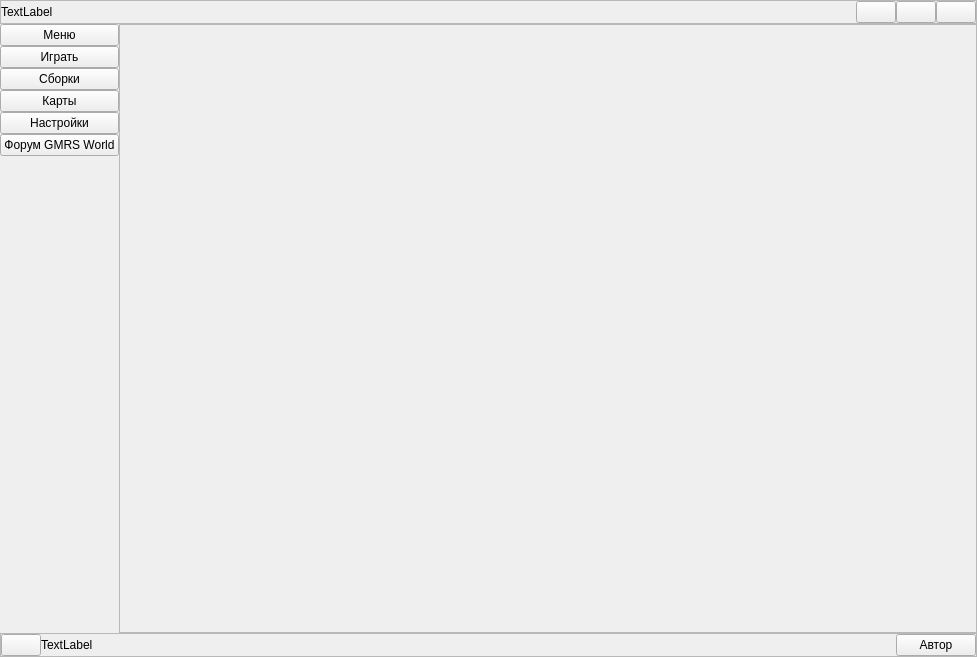
<?xml version="1.0" encoding="UTF-8"?>
<ui version="4.0">
 <class>MainWindow</class>
 <widget class="QMainWindow" name="MainWindow">
  <property name="geometry">
   <rect>
    <x>0</x>
    <y>0</y>
    <width>977</width>
    <height>657</height>
   </rect>
  </property>
  <property name="windowTitle">
   <string>MainWindow</string>
  </property>
  <property name="tabShape">
   <enum>QTabWidget::TabShape::Rounded</enum>
  </property>
  <property name="unifiedTitleAndToolBarOnMac">
   <bool>false</bool>
  </property>
  <widget class="QWidget" name="centralwidget">
   <layout class="QVBoxLayout" name="verticalLayout_2">
    <property name="spacing">
     <number>0</number>
    </property>
    <property name="leftMargin">
     <number>0</number>
    </property>
    <property name="topMargin">
     <number>0</number>
    </property>
    <property name="rightMargin">
     <number>0</number>
    </property>
    <property name="bottomMargin">
     <number>0</number>
    </property>
    <item>
     <layout class="QVBoxLayout" name="window_layout">
      <property name="spacing">
       <number>0</number>
      </property>
      <property name="sizeConstraint">
       <enum>QLayout::SizeConstraint::SetDefaultConstraint</enum>
      </property>
      <item>
       <widget class="QFrame" name="title">
        <property name="sizePolicy">
         <sizepolicy hsizetype="Preferred" vsizetype="Preferred">
          <horstretch>0</horstretch>
          <verstretch>0</verstretch>
         </sizepolicy>
        </property>
        <property name="frameShape">
         <enum>QFrame::Shape::StyledPanel</enum>
        </property>
        <property name="frameShadow">
         <enum>QFrame::Shadow::Raised</enum>
        </property>
        <layout class="QHBoxLayout" name="horizontalLayout_2">
         <property name="spacing">
          <number>0</number>
         </property>
         <property name="leftMargin">
          <number>0</number>
         </property>
         <property name="topMargin">
          <number>0</number>
         </property>
         <property name="rightMargin">
          <number>0</number>
         </property>
         <property name="bottomMargin">
          <number>0</number>
         </property>
         <item>
          <layout class="QHBoxLayout" name="title_layout">
           <property name="spacing">
            <number>0</number>
           </property>
           <item>
            <widget class="QLabel" name="window_name">
             <property name="text">
              <string>TextLabel</string>
             </property>
            </widget>
           </item>
           <item>
            <spacer name="horizontalSpacer">
             <property name="orientation">
              <enum>Qt::Orientation::Horizontal</enum>
             </property>
             <property name="sizeType">
              <enum>QSizePolicy::Policy::MinimumExpanding</enum>
             </property>
             <property name="sizeHint" stdset="0">
              <size>
               <width>40</width>
               <height>20</height>
              </size>
             </property>
            </spacer>
           </item>
           <item>
            <widget class="QPushButton" name="hide">
             <property name="cursor">
              <cursorShape>PointingHandCursor</cursorShape>
             </property>
             <property name="icon">
              <iconset theme="QIcon::ThemeIcon::ListRemove"/>
             </property>
            </widget>
           </item>
           <item>
            <widget class="QPushButton" name="minimize">
             <property name="cursor">
              <cursorShape>PointingHandCursor</cursorShape>
             </property>
             <property name="icon">
              <iconset theme="QIcon::ThemeIcon::MediaPlaybackStop"/>
             </property>
            </widget>
           </item>
           <item>
            <widget class="QPushButton" name="close">
             <property name="cursor">
              <cursorShape>PointingHandCursor</cursorShape>
             </property>
             <property name="icon">
              <iconset theme="QIcon::ThemeIcon::ApplicationExit"/>
             </property>
            </widget>
           </item>
          </layout>
         </item>
        </layout>
       </widget>
      </item>
      <item>
       <widget class="QWidget" name="main" native="true">
        <property name="sizePolicy">
         <sizepolicy hsizetype="Preferred" vsizetype="MinimumExpanding">
          <horstretch>0</horstretch>
          <verstretch>0</verstretch>
         </sizepolicy>
        </property>
        <layout class="QVBoxLayout" name="verticalLayout_4">
         <property name="spacing">
          <number>0</number>
         </property>
         <property name="leftMargin">
          <number>0</number>
         </property>
         <property name="topMargin">
          <number>0</number>
         </property>
         <property name="rightMargin">
          <number>0</number>
         </property>
         <property name="bottomMargin">
          <number>0</number>
         </property>
         <item>
          <layout class="QHBoxLayout" name="main_layout">
           <property name="spacing">
            <number>0</number>
           </property>
           <item>
            <widget class="QWidget" name="navbar" native="true">
             <property name="sizePolicy">
              <sizepolicy hsizetype="Fixed" vsizetype="Preferred">
               <horstretch>0</horstretch>
               <verstretch>0</verstretch>
              </sizepolicy>
             </property>
             <property name="minimumSize">
              <size>
               <width>32</width>
               <height>0</height>
              </size>
             </property>
             <property name="maximumSize">
              <size>
               <width>175</width>
               <height>16777215</height>
              </size>
             </property>
             <layout class="QVBoxLayout" name="verticalLayout_6">
              <property name="spacing">
               <number>0</number>
              </property>
              <property name="leftMargin">
               <number>0</number>
              </property>
              <property name="topMargin">
               <number>0</number>
              </property>
              <property name="rightMargin">
               <number>0</number>
              </property>
              <property name="bottomMargin">
               <number>0</number>
              </property>
              <item>
               <layout class="QVBoxLayout" name="navbar_layout">
                <property name="spacing">
                 <number>0</number>
                </property>
                <property name="sizeConstraint">
                 <enum>QLayout::SizeConstraint::SetDefaultConstraint</enum>
                </property>
                <item>
                 <widget class="QPushButton" name="compact">
                  <property name="cursor">
                   <cursorShape>PointingHandCursor</cursorShape>
                  </property>
                  <property name="text">
                   <string>Меню</string>
                  </property>
                  <property name="icon">
                   <iconset theme="QIcon::ThemeIcon::EditSelectAll"/>
                  </property>
                  <property name="iconSize">
                   <size>
                    <width>32</width>
                    <height>32</height>
                   </size>
                  </property>
                 </widget>
                </item>
                <item>
                 <widget class="QPushButton" name="play">
                  <property name="cursor">
                   <cursorShape>PointingHandCursor</cursorShape>
                  </property>
                  <property name="text">
                   <string>Играть</string>
                  </property>
                  <property name="icon">
                   <iconset theme="QIcon::ThemeIcon::MediaPlaybackStart"/>
                  </property>
                  <property name="iconSize">
                   <size>
                    <width>32</width>
                    <height>32</height>
                   </size>
                  </property>
                 </widget>
                </item>
                <item>
                 <widget class="QPushButton" name="modpacks">
                  <property name="cursor">
                   <cursorShape>PointingHandCursor</cursorShape>
                  </property>
                  <property name="text">
                   <string>Сборки</string>
                  </property>
                  <property name="icon">
                   <iconset theme="QIcon::ThemeIcon::FolderNew"/>
                  </property>
                  <property name="iconSize">
                   <size>
                    <width>32</width>
                    <height>32</height>
                   </size>
                  </property>
                 </widget>
                </item>
                <item>
                 <widget class="QPushButton" name="maps">
                  <property name="cursor">
                   <cursorShape>PointingHandCursor</cursorShape>
                  </property>
                  <property name="text">
                   <string>Карты</string>
                  </property>
                  <property name="icon">
                   <iconset theme="QIcon::ThemeIcon::DocumentSave"/>
                  </property>
                  <property name="iconSize">
                   <size>
                    <width>32</width>
                    <height>32</height>
                   </size>
                  </property>
                 </widget>
                </item>
                <item>
                 <widget class="QPushButton" name="settings">
                  <property name="cursor">
                   <cursorShape>PointingHandCursor</cursorShape>
                  </property>
                  <property name="text">
                   <string>Настройки</string>
                  </property>
                  <property name="icon">
                   <iconset theme="QIcon::ThemeIcon::DocumentProperties"/>
                  </property>
                  <property name="iconSize">
                   <size>
                    <width>32</width>
                    <height>32</height>
                   </size>
                  </property>
                  <property name="flat">
                   <bool>false</bool>
                  </property>
                 </widget>
                </item>
                <item>
                 <widget class="QPushButton" name="forum">
                  <property name="cursor">
                   <cursorShape>PointingHandCursor</cursorShape>
                  </property>
                  <property name="text">
                   <string>Форум GMRS World</string>
                  </property>
                  <property name="icon">
                   <iconset theme="QIcon::ThemeIcon::NetworkWired"/>
                  </property>
                  <property name="iconSize">
                   <size>
                    <width>32</width>
                    <height>32</height>
                   </size>
                  </property>
                 </widget>
                </item>
                <item>
                 <spacer name="verticalSpacer">
                  <property name="orientation">
                   <enum>Qt::Orientation::Vertical</enum>
                  </property>
                  <property name="sizeHint" stdset="0">
                   <size>
                    <width>20</width>
                    <height>40</height>
                   </size>
                  </property>
                 </spacer>
                </item>
               </layout>
              </item>
             </layout>
            </widget>
           </item>
           <item>
            <widget class="QScrollArea" name="content_scroll">
             <property name="widgetResizable">
              <bool>true</bool>
             </property>
             <widget class="QWidget" name="content">
              <property name="geometry">
               <rect>
                <x>0</x>
                <y>0</y>
                <width>817</width>
                <height>595</height>
               </rect>
              </property>
              <layout class="QGridLayout" name="gridLayout_2">
               <property name="leftMargin">
                <number>0</number>
               </property>
               <property name="topMargin">
                <number>0</number>
               </property>
               <property name="rightMargin">
                <number>0</number>
               </property>
               <property name="bottomMargin">
                <number>0</number>
               </property>
               <property name="spacing">
                <number>16</number>
               </property>
               <item row="0" column="0">
                <layout class="QGridLayout" name="content_layout" columnstretch="0">
                 <property name="horizontalSpacing">
                  <number>16</number>
                 </property>
                 <property name="verticalSpacing">
                  <number>8</number>
                 </property>
                </layout>
               </item>
              </layout>
             </widget>
            </widget>
           </item>
          </layout>
         </item>
        </layout>
       </widget>
      </item>
      <item>
       <widget class="QFrame" name="info_panel">
        <property name="frameShape">
         <enum>QFrame::Shape::StyledPanel</enum>
        </property>
        <property name="frameShadow">
         <enum>QFrame::Shadow::Raised</enum>
        </property>
        <layout class="QHBoxLayout" name="horizontalLayout_4">
         <property name="spacing">
          <number>0</number>
         </property>
         <property name="leftMargin">
          <number>0</number>
         </property>
         <property name="topMargin">
          <number>0</number>
         </property>
         <property name="rightMargin">
          <number>0</number>
         </property>
         <property name="bottomMargin">
          <number>0</number>
         </property>
         <item>
          <layout class="QHBoxLayout" name="info_panel_layout">
           <property name="spacing">
            <number>0</number>
           </property>
           <item>
            <widget class="QPushButton" name="icon">
             <property name="enabled">
              <bool>true</bool>
             </property>
             <property name="sizePolicy">
              <sizepolicy hsizetype="Minimum" vsizetype="Fixed">
               <horstretch>0</horstretch>
               <verstretch>0</verstretch>
              </sizepolicy>
             </property>
             <property name="icon">
              <iconset theme="QIcon::ThemeIcon::DocumentOpenRecent"/>
             </property>
            </widget>
           </item>
           <item>
            <widget class="QLabel" name="version_label">
             <property name="text">
              <string>TextLabel</string>
             </property>
            </widget>
           </item>
           <item>
            <spacer name="horizontalSpacer_2">
             <property name="orientation">
              <enum>Qt::Orientation::Horizontal</enum>
             </property>
             <property name="sizeHint" stdset="0">
              <size>
               <width>40</width>
               <height>20</height>
              </size>
             </property>
            </spacer>
           </item>
           <item>
            <widget class="QPushButton" name="author">
             <property name="sizePolicy">
              <sizepolicy hsizetype="Maximum" vsizetype="Fixed">
               <horstretch>0</horstretch>
               <verstretch>0</verstretch>
              </sizepolicy>
             </property>
             <property name="cursor">
              <cursorShape>PointingHandCursor</cursorShape>
             </property>
             <property name="text">
              <string>Автор</string>
             </property>
             <property name="icon">
              <iconset theme="QIcon::ThemeIcon::UserAvailable"/>
             </property>
            </widget>
           </item>
          </layout>
         </item>
        </layout>
       </widget>
      </item>
     </layout>
    </item>
   </layout>
  </widget>
 </widget>
 <resources/>
 <connections/>
</ui>
